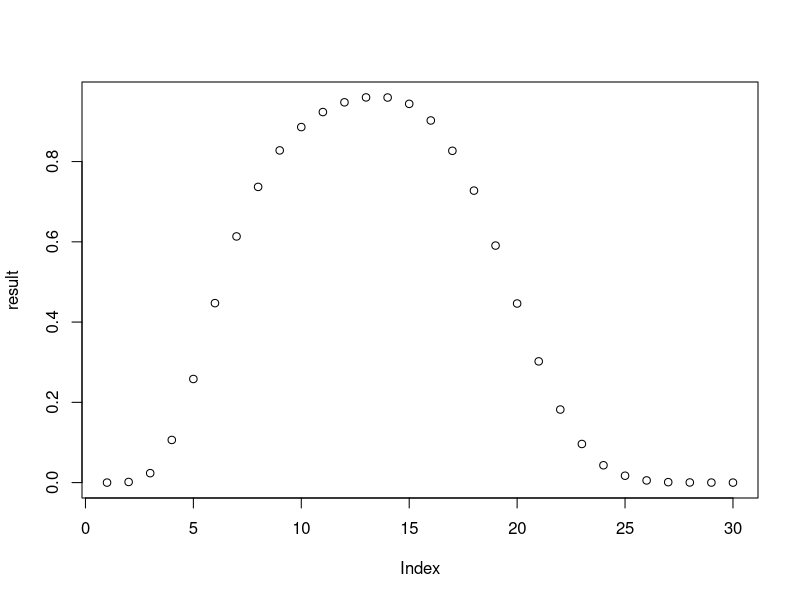

Recreate this plot in R. (Note: this script raises an error after producing the figure.)
## ---- chunk 1
library(MASS)
library(glmnet)
## ---- chunk 2
n <- 12
p <- 16
l <- 1
q <- 3  # number of true variables

X <- read.csv("design1226_table4.csv", skip = 7, header = FALSE)
X <- apply(X, 1, gsub, pattern="\\+", replacement= "1", perl=TRUE)
X <- apply(X, 1, gsub, pattern="\\-", replacement= "-1", perl=TRUE)
X <- matrix(as.numeric(X), n, p)

sigma <- 1
b <- matrix(0,p,l)
true_var <- c(1,3,9)
b[true_var] <- 2
y <- X %*% b
# epsilon is the gaussian error. dimension: n * l.
epsilon <- matrix(rnorm(n * l), n, l)
y <- y + epsilon
## ---- chunk 3
estimate_PSC <- function(true_var, b, lambda){
    n_sample = 30000
    q = length(true_var)
    I = diag(n)
    XA <- X[, true_var]
    XC <- X[, -true_var]
    bA <- b[true_var,]
    sgnbA <- sign(bA)
    inv = solve(t(XA) %*% XA)
    
    R <- t(XC) %*% XA %*% inv %*% sgnbA
    P <- XA %*% inv %*% t(XA)
#    D <- lambda/2 * inv %*% sgnbA
    D <- lambda*n * inv %*% sgnbA
    
#    U <- mvrnorm(n = n_sample, R, 4*sigma^2/lambda^2 * t(XC) %*% (I-P) %*% t(I-P) %*% XC)
#    V <- mvrnorm(n = n_sample, D, sigma^2 * inv %*% t(XA) %*% XA %*% t(inv))  # the later is I
    
    U <- mvrnorm(n = n_sample, R, sigma^2/(lambda^2 * n^2) * t(XC) %*% (I-P) %*% t(I-P) %*% XC)
    V <- mvrnorm(n = n_sample, D, sigma^2 * inv %*% t(XA) %*% XA %*% t(inv))  # the later is I
    
    P1 <- U >= -1 & U <= 1   # a vector showing every rep
    P1 <- rowSums(P1) == (p - q)
    Vpos = matrix(sapply(V,max,0),n_sample, q)
    Vneg = matrix(sapply(V,min,0),n_sample, q)
    P2 <- rowSums(bA >= Vpos | bA <= Vneg) == q
    
    PSC = sum(P1 & P2)/n_sample
    return(PSC)
}
## ---- chunk 4
result = sapply(seq(0.1, 3, by=0.1), estimate_PSC, true_var=true_var, b= b)
plot(result)
fit = glmnet(X,y,intercept = FALSE)
coef(fit, s=1.4)
## ---- chunk 5
set.seed(72022)
lambda0 = 0
lambda = 1.5
while(abs(lambda - lambda0) > 0.01){
    lambda0 = lambda
#    b_lasso = coor_descent(rnorm(p), epsilon = 0.001, lambda = lambda0)
    fit = glmnet(X, y, intercept = FALSE)
    b_lasso = coef(fit, s = lambda0)[-1]
    estimated_A = which(b_lasso != 0)
    X_Ahat = X[,estimated_A]
    estimated_b = solve(t(X_Ahat) %*% X_Ahat) %*% t(X_Ahat) %*% y
    b_current = matrix(0,p,l)
    b_current[estimated_A,] = estimated_b
    lambda <- optim(lambda, estimate_PSC, method= 'L-BFGS-B', lower = 0, true_var = estimated_A, b = b_current)[[1]]
}

